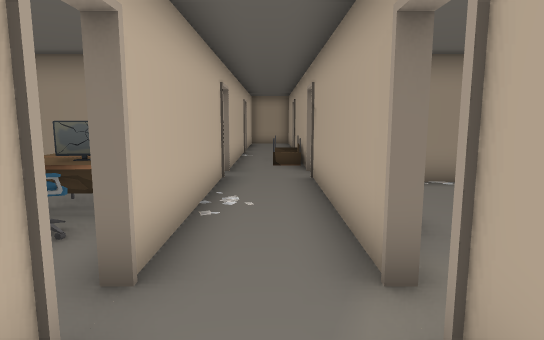
View 1 (above)

22 first-person views from a walk through a Unity game level. The camera is 1.4 m above the floor, tilts 8° down and sees 75° across. The floor is counted in squares, 1 m on a side. Each view is taken from the middle of a square. On the plan, view 1 faces up. The plan holds only what a view shows up to about 15 squares ahead; the rest is blank. The place goes on beyond the plan. The player character is not drawn. Door leaves are left out, so doorways stand open. Some surface patterns are stand-ins.

View 2
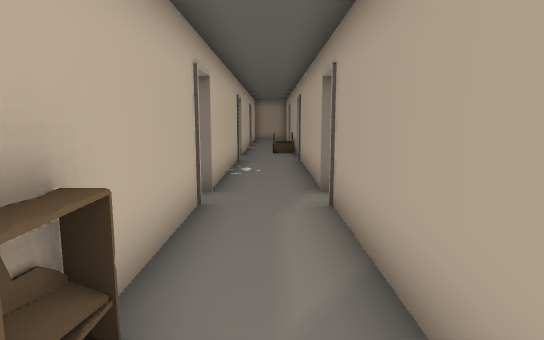

View 3
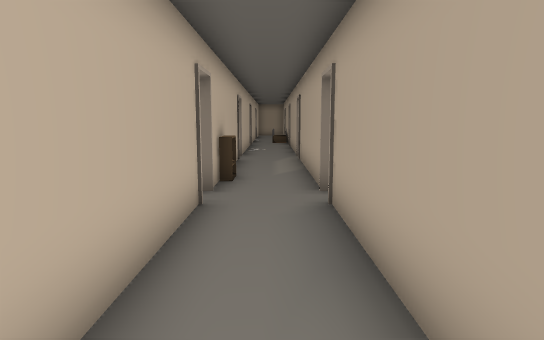

View 4
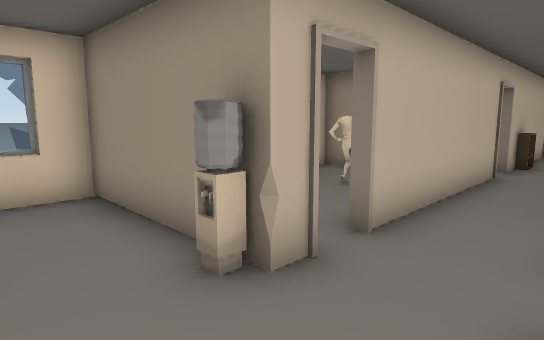

View 5
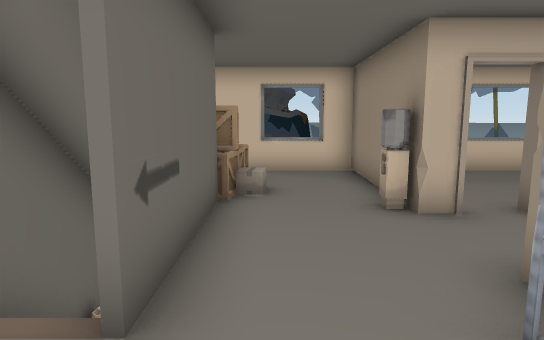

View 6
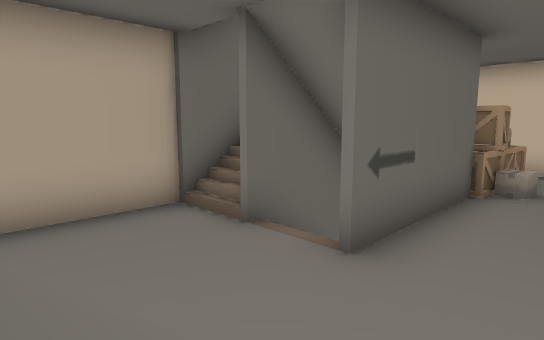

View 7
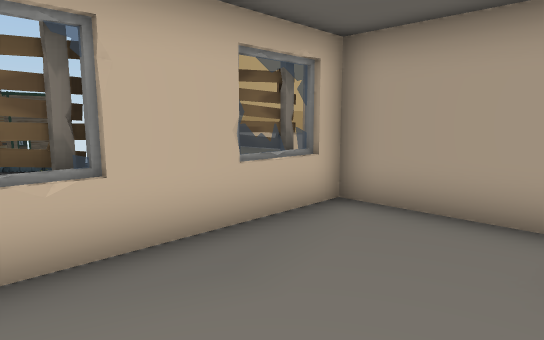

View 8
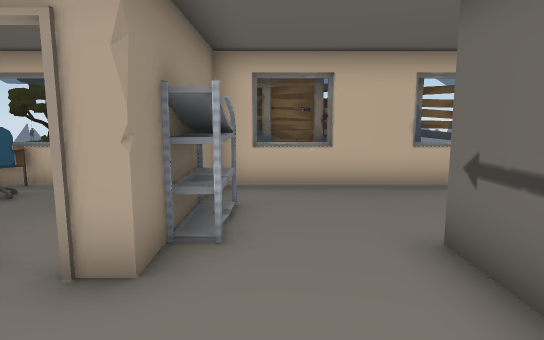

View 9
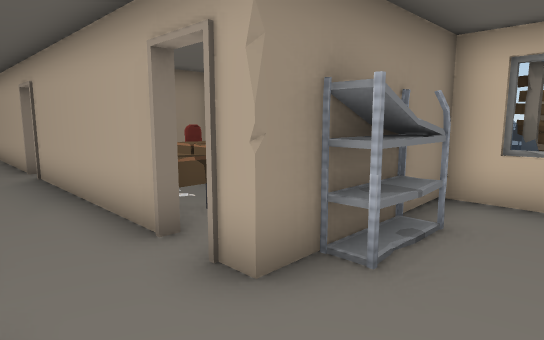

View 10
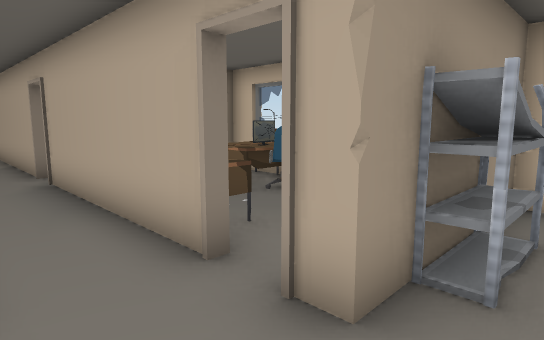

View 11
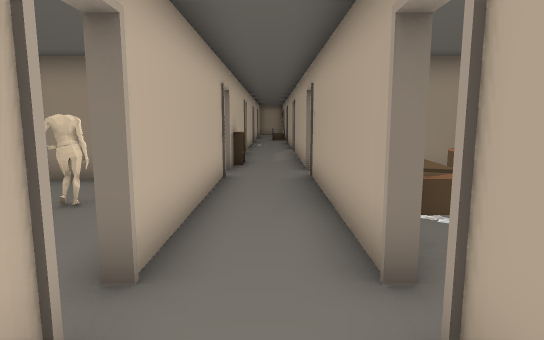

View 12
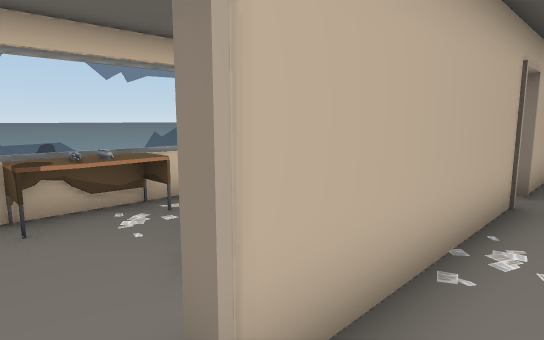

View 13
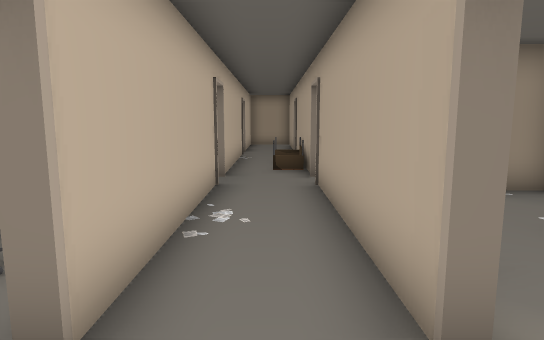

View 14
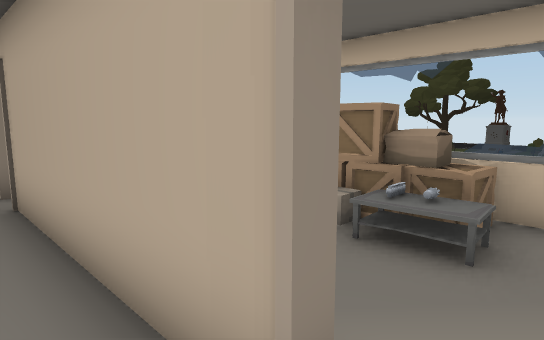

View 15
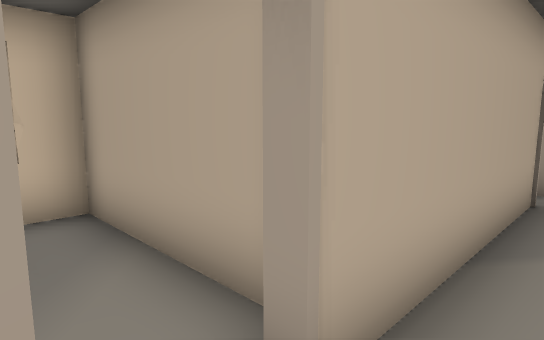

View 16
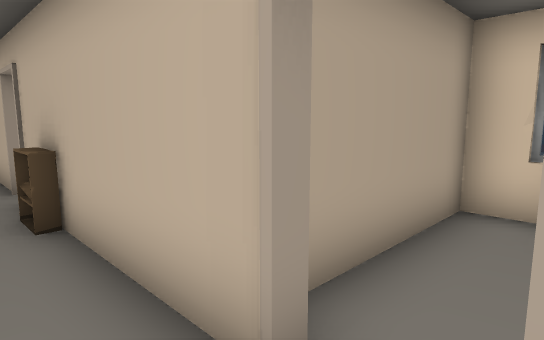

View 17
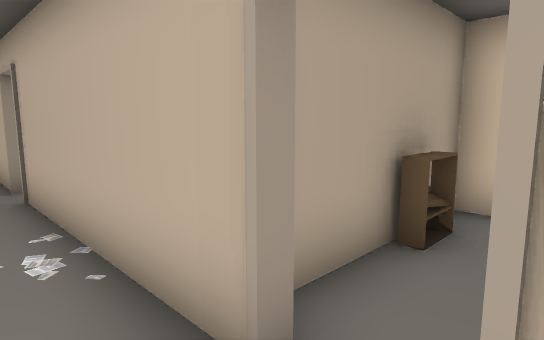

View 18
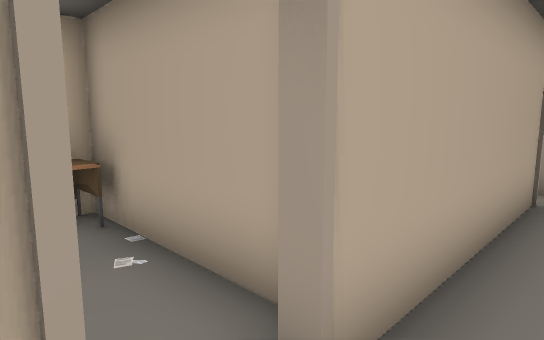

View 19
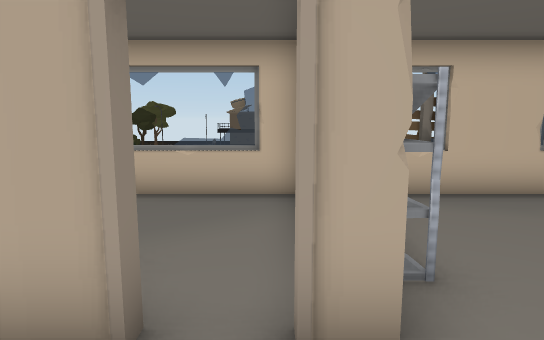

View 20
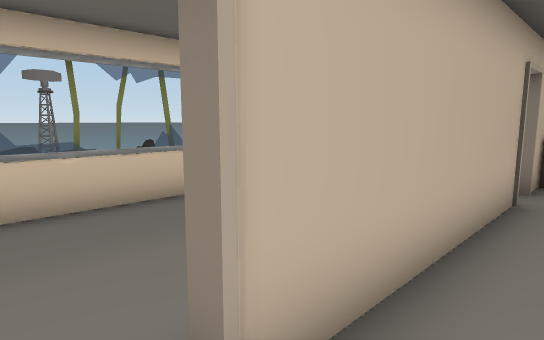

View 21
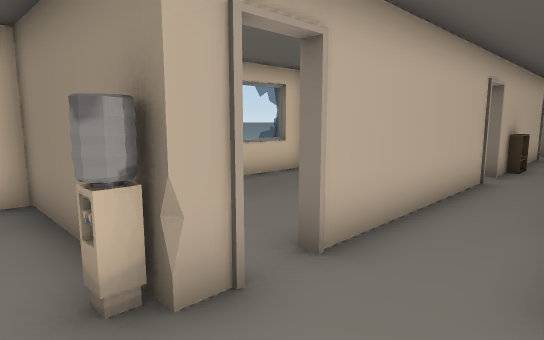

View 22
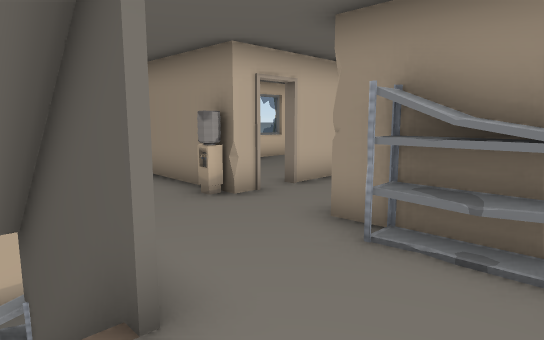

### Floor plan
Ten units are one square. View 1 is at (0, 0); x grows to the right and y downward. Boxes are objects, and circles mark ways between rooms. Rooms are numbered by the first view taken in them; rooms with no view inside come last. Other rooms are left out.
<svg viewBox="-64 -140 130 339">
<path fill="none" stroke="#000" d="M10 -27 10 -87M-12 -19 -12 26M-12 -88 -12 -28M10 -96 10 -135M10 26 10 -19M-12 -135 -12 -96M-12 121 -12 128 -59 128M-15 128 -15 132M10 113 10 50M24 128 10 128 10 121M-4 160 20 160M-35 157 -27 156 -26 162M-59 129 -59 162M-47 156 -39 157M-12 50 -12 111M10 41 10 26M-12 26 -12 41M-15 132 -19 132M-39 155 -23 158M-46 154 -40 155M56 188 61 188M58 128 24 128M5 194 56 194 56 129"/>
<rect x="-15" y="15" width="10" height="10" fill="#bbb"><title>other object</title></rect>
<rect x="-25" y="155" width="10" height="10" fill="#bbb"><title>shelf</title></rect>
<rect x="25" y="125" width="10" height="10" fill="#bbb"><title>shelf</title></rect>
<circle cx="0" cy="30" r="3" fill="#2a7"/>
<circle cx="15" cy="145" r="3" fill="#2a7"/>
<text x="0" y="-50">1</text>
<text x="-10" y="120">2</text>
<text x="40" y="160">3</text>
</svg>
Room 1 opens to room 2. Room 2 opens to room 3.

Where each view was taken, in squares from view 1:
view 1: 0 up, 0 right, facing up
view 2: 4 down, 0 right, facing up
view 3: 11 down, 0 right, facing up
view 4: 15 down, 1 right, facing up-left
view 5: 15 down, 4 right, facing left
view 6: 14 down, 5 right, facing down-left
view 7: 14 down, 2 right, facing down-right
view 8: 14 down, 2 left, facing right
view 9: 15 down, 1 left, facing up-right
view 10: 14 down, 1 left, facing up-right
view 11: 14 down, 0 right, facing up
view 12: 2 up, 0 right, facing up-left
view 13: 1 up, 0 right, facing up
view 14: 2 up, 0 right, facing up-right
view 15: 3 up, 0 right, facing down-right
view 16: 3 up, 0 right, facing down-left
view 17: 10 up, 0 right, facing down-left
view 18: 10 up, 0 right, facing down-right
view 19: 12 down, 1 left, facing right
view 20: 12 down, 0 right, facing up-left
view 21: 14 down, 1 right, facing up-left
view 22: 17 down, 4 right, facing up-left
